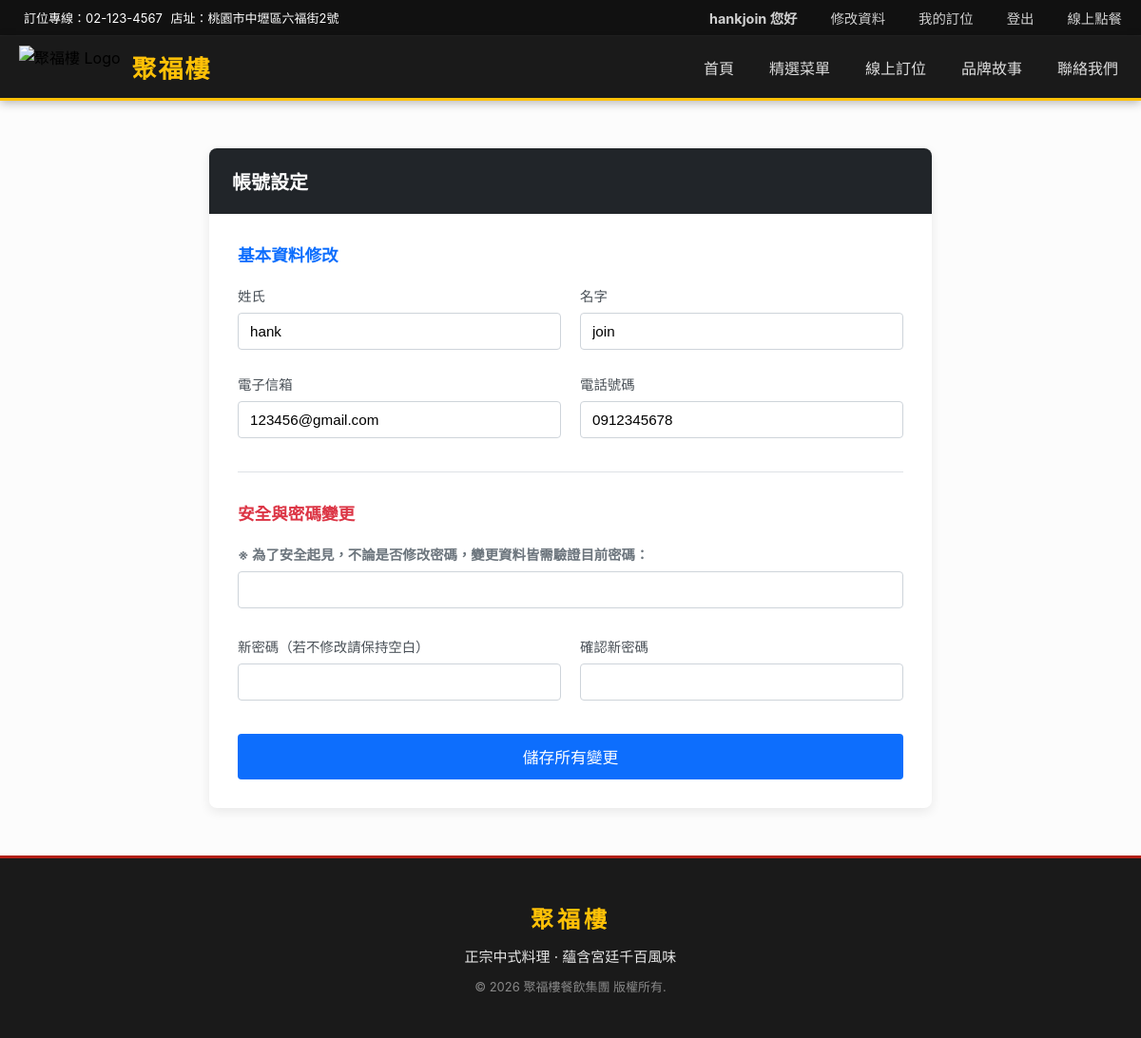
/edit_profile/ (signed in), run on the app's committed database.
### myapp/models.py (models this page shows, shortened)
class CustomMember(AbstractBaseUser,PermissionsMixin):
    username = models.CharField('會員帳號', max_length=50, unique=True)
    last_name = models.CharField('姓氏', max_length=20)
    first_name = models.CharField('名字', max_length=30)
    password = models.CharField('密碼', max_length=128)
    email = models.EmailField('電子信箱', unique=True)
    phone = models.CharField('電話號碼', max_length=15, blank=True, null=True)
    birthday = models.DateField('生日', blank=True, null=True)
    GENDER_CHOICES = [('M', '男'), ('F', '女'), ('O', '其他')]
    gender = models.CharField('性別', max_length=1, choices=GENDER_CHOICES, blank=True, null=True)
    created_at = models.DateTimeField('註冊時間', auto_now_add=True)
    is_active = models.BooleanField(default=True, verbose_name="啟用狀態")
    is_staff = models.BooleanField(default=False, verbose_name="後台登入權限")
    USERNAME_FIELD = 'username'
    REQUIRED_FIELDS = ['email']
    objects = CustomMemberManager()
    class Meta:
        db_table = 'myapp_custommember'
        app_label = 'myapp'

### myapp/views.py (the view)
# urls.py: path('edit_profile/', views.edit_profile, name='edit_profile'),
@login_required(login_url='/user_login/')  # 說明：未登入者不能修改個人資料，會被導向登入頁。
def edit_profile(request):
    member = request.user  # 說明：目前登入的使用者物件就是要編輯的會員資料。
    if request.method == 'POST':  # 說明：表單送出時更新會員資料。
        form = UpdateProfileAndConfirmForm(request.POST, instance=member)  # 說明：用 POST 資料更新目前會員 instance。
        if form.is_valid():  # 說明：確認表單欄位資料合法。
            user = form.save(commit=False)  # 說明：先取得更新後的會員物件，暫不寫入資料庫。
            if 'password' in form.cleaned_data and form.cleaned_data['password']:  # 說明：如果表單有填新密碼，才需要重新設定密碼。
                user.set_password(form.cleaned_data['password'])  # 說明：把新密碼轉成雜湊後再保存。
            user.save()  # 說明：儲存會員資料更新。
            from django.contrib.auth import update_session_auth_hash  # 說明：密碼修改後更新 session，避免使用者被強制登出。
            update_session_auth_hash(request, user)  # 說明：刷新目前 session 的驗證雜湊。
            messages.success(request, '個人資料已成功更新！')  # 說明：設定更新成功提示。
            return redirect('edit_profile')  # 說明：更新後回到個人資料頁。
    else:
        form = UpdateProfileAndConfirmForm(instance=member)  # 說明：GET 請求時用目前會員資料建立表單初始值。
    return render(request, 'edit_profile.html', {'form': form})  # 說明：渲染個人資料編輯頁。

### myapp/forms.py (shortened to what this page needs)
class UpdateProfileAndConfirmForm(forms.ModelForm):
    old_password = forms.CharField(
        label="目前密碼",
        widget=forms.PasswordInput(attrs={'class': 'form-control'}),
        required=True
    )
    new_password = forms.CharField(
        label="新密碼（如不修改請留空）",
        widget=forms.PasswordInput(attrs={'class': 'form-control'}),
        required=False
    )
    confirm_password = forms.CharField(
        label="確認新密碼",
        widget=forms.PasswordInput(attrs={'class': 'form-control'}),
        required=False
    )
    class Meta:
        model = CustomMember
        fields = ['last_name', 'first_name', 'email', 'phone']
    def __init__(self, *args, **kwargs):
        super().__init__(*args, **kwargs)
        for field in ['last_name', 'first_name', 'email', 'phone']:
            if field in self.fields:
                self.fields[field].widget.attrs.update({'class': 'form-control'})

### templates/edit_profile.html (shortened to what this page needs)
{% extends "base.html" %}
{% load static %}
{% block  extra_css %}
<link rel="stylesheet" href="{% static 'css/edit_profile.css' %}">
{% endblock  %}
{% block content %}
<div class="profile-container">
    <div class="profile-card">
        <div class="profile-header">
            <h4 class="header-title">帳號設定</h4>
        </div>
        <div class="profile-body">
            <form method="POST" class="profile-form">
                <h5 class="section-title text-primary">基本資料修改</h5>
                <div class="form-grid">
                    <div class="form-group">
                        <label class="form-label">姓氏</label>
                        {{ form.last_name }}
                    </div>
                    <div class="form-group">
                        <label class="form-label">名字</label>
                        {{ form.first_name }}
                    </div>
                    <div class="form-group">
                        <label class="form-label">電子信箱</label>
                        {{ form.email }}
                    </div>
                    <div class="form-group">
                        <label class="form-label">電話號碼</label>
                        {{ form.phone }}
                    </div>
                </div>
                <hr class="section-divider">
                <h5 class="section-title text-danger">安全與密碼變更</h5>
                <div class="form-group full-width mb-4">
                    <label class="form-label notice-text">※ 為了安全起見，不論是否修改密碼，變更資料皆需驗證目前密碼：</label>
                    {{ form.old_password }}
                </div>
                <div class="form-grid">
                    <div class="form-group">
                        <label class="form-label">新密碼（若不修改請保持空白）</label>
                        {{ form.new_password }}
                    </div>
                    <div class="form-group">
                        <label class="form-label">確認新密碼</label>
                        {{ form.confirm_password }}
                    </div>
                </div>
                <div class="form-actions">
                    <button type="submit" class="submit-btn">儲存所有變更</button>
                </div>
            </form>
        </div>
    </div>
</div>
{% endblock  %}

### templates/base.html (shortened to what this page needs)
{% load static %}
<!DOCTYPE html>
<html lang="zh-Hant">
<head>
    <link rel="stylesheet" href="{% static 'css/base.css' %}">
    {% block extra_css %}{% endblock %}
</head>
<body>
    <nav class="top-navbar">
        <div class="nav-container">
            <div class="contact-info">
                <span class="info-item"> 訂位專線：02-123-4567</span>
                <span class="info-item"> 店址：桃園市中壢區六福街2號</span>
            </div>
            <div class="member-links">
                {% if request.user.is_authenticated %}
                    <span class="nav-link-item member-name-nav">
                         {{ request.user.last_name }}{{ request.user.first_name }} 您好
                    </span>
                    <a href="{% url 'edit_profile' %}" class="nav-link-item">
                         修改資料
                    </a>
                    <a href="{% url 'my_bookings' %}"class="nav-link-item">我的訂位 </a>
                    <a href="{% url 'logout' %}" class="nav-link-item"> 登出</a>
                {% else %}
                    <a href="{% url 'user_login' %}" class="nav-link-item"><i class="fas fa-user"></i> 會員登入</a>
                {% endif %}
                <a href="{% url 'order_online' %}" class="nav-link-item"> 線上點餐</a>
            </div>
        </div>
    </nav>
    <header class="main-header">
        <div class="nav-container main-nav-flex">
            <div class="logo-area">
                <img src="{% static 'images/logo.png' %}" alt="聚福樓 Logo" class="logo-img">
                <a class="brand-name" href="{% url 'index' %}">聚福樓</a>
            </div>
            <nav class="main-menu">
                <ul class="menu-list">
                    <li><a href="{% url 'index' %}"> 首頁</a></li>
                    <li><a href="{% url 'menu' %}"> 精選菜單</a></li>
                    <li><a href="{% url 'book_table' %}"> 線上訂位</a></li>
                    <li><a href="{% url 'brand_story' %}"> 品牌故事</a></li>
                    <li><a href="{% url 'contact_us' %}"> 聯絡我們</a></li>
                </ul>
            </nav>
        </div>
    </header>
    <main class="content-wrapper">
        {% block content %}
        {% endblock %}
    </main>
    <footer class="site-footer">
        <div class="footer-container">
            <h3 class="footer-logo">聚福樓</h3>
            <p class="footer-slogan">正宗中式料理 · 蘊含宮廷千百風味</p>
            <p class="footer-copy">© 2026 聚福樓餐飲集團 版權所有.</p>
        </div>
    </footer>
</body>
</html>

### static/css/base.css (style rules this page uses)
:root { --primary-red: #b32017; --gold-color: #ffc107; --dark-bg: #1a1a1a; --text-white: #ffffff; --text-muted: #888888; }
html, body { height: 100%; margin: 0; padding: 0; }
body { font-family: -apple-system, BlinkMacSystemFont, "Segoe UI", Roboto, "Helvetica Neue", Arial, sans-serif; display: flex; flex-direction: column; min-height: 100vh; background-color: #fcfcfc; }
a { text-decoration: none; color: inherit; transition: color 0.3s ease; }
ul { list-style: none; margin: 0; padding: 0; }
.nav-container { max-width: 1200px; margin: 0 auto; padding: 0 20px; display: flex; justify-content: space-between; align-items: center; width: 100%; }
.top-navbar { background-color: #111111; color: var(--text-white); font-size: 13px; padding: 8px 0; border-bottom: 1px solid #222; }
.nav-link-item { margin-left: 20px; opacity: 0.8; }
.main-header { background-color: var(--dark-bg); position: sticky; top: 0; z-index: 1000; box-shadow: 0 2px 10px rgba(0, 0, 0, 0.3); padding: 10px 0; border-bottom: 3px solid var(--gold-color); }
.main-nav-flex { display: flex; justify-content: space-between; align-items: center; }
.logo-area { display: flex; align-items: center; gap: 12px; }
.logo-img { height: 45px; width: auto; }
.brand-name { color: var(--gold-color); font-size: 26px; font-weight: bold; letter-spacing: 2px; }
.menu-list { display: flex; gap: 25px; }
.menu-list a { color: rgba(255, 255, 255, 0.85); font-size: 16px; font-weight: 500; padding: 8px 4px; }
.content-wrapper { flex: 1 0 auto; }
.site-footer { flex-shrink: 0; background-color: var(--dark-bg); color: var(--text-white); text-align: center; padding: 45px 20px; border-top: 3px solid var(--primary-red); }
.footer-logo { color: var(--gold-color); font-size: 24px; margin: 0 0 12px 0; letter-spacing: 4px; }
.footer-slogan { margin: 0 0 12px 0; font-size: 15px; opacity: 0.9; }
.footer-copy { margin: 0; font-size: 13px; color: var(--text-muted); }
.member-name-nav { color: #ffbe2e; font-weight: bold; cursor: default; }
.member-links { display: flex; align-items: center; gap: 15px; }
.member-links .nav-link-item { color: #ffffff; text-decoration: none; font-size: 0.9rem; }

### static/css/edit_profile.css (style rules this page uses)
* { box-sizing: border-box; margin: 0; padding: 0; }
.profile-container { max-width: 800px; margin: 50px auto; padding: 0 20px; }
.profile-card { background-color: #ffffff; border-radius: 8px; box-shadow: 0 4px 12px rgba(0, 0, 0, 0.08); overflow: hidden; }
.profile-header { background-color: #212529; color: #ffffff; padding: 20px 24px; }
.header-title { font-size: 1.25rem; font-weight: 600; }
.profile-body { padding: 30px; }
.section-title { font-size: 1.1rem; font-weight: 600; margin-bottom: 20px; }
.text-primary { color: #0d6efd; }
.text-danger { color: #dc3545; }
.form-grid { display: grid; grid-template-columns: repeat(auto-fit, minmax(300px, 1fr)); gap: 20px; margin-bottom: 20px; }
.form-group { display: flex; flex-direction: column; }
.form-group.full-width { grid-column: 1 / -1; }
.form-label { font-size: 0.9rem; font-weight: 500; margin-bottom: 8px; color: #495057; }
.notice-text { color: #6c757d; font-weight: bold; }
.form-group input, .form-group.full-width input { width: 100%; padding: 10px 12px; font-size: 0.95rem; border: 1px solid #ced4da; border-radius: 4px; background-color: #fff; transition: border-color 0.15s ease-in-out, box-shadow 0.15s ease-in-out; }
.section-divider { border: 0; border-top: 1px solid #dee2e6; margin: 30px 0; }
.mb-4 { margin-bottom: 1.5rem; }
.form-actions { margin-top: 30px; }
.submit-btn { display: block; width: 100%; padding: 12px; background-color: #0d6efd; color: #ffffff; border: none; border-radius: 4px; font-size: 1.05rem; font-weight: 500; cursor: pointer; transition: background-color 0.15s ease-in-out, transform 0.1s ease; }

### data on the page
CustomMember: user.last_name "hank", user.first_name "join", last_name "hank", first_name "join", email "123456@gmail.com", phone "0912345678"
